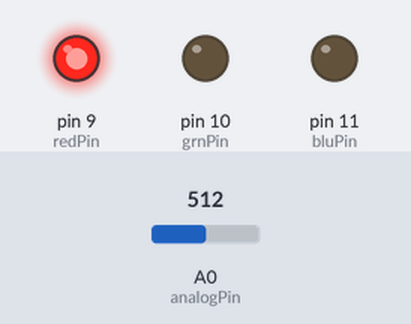
The sketch below on a simulated Arduino Uno, built with avr-gcc and run on an emulated ATmega328P. On the bench: output pins drawn as LEDs (lit = HIGH). Inputs (shaded band) come from the test bench; at power-on: A0 (analogPin) = 512. EEPROM starts erased; pins used as bus, display or sensor lines are not drawn; what the sketch prints to the serial monitor is not drawn.

Above: at 0.1 s.
Timing chart, 0 to 1.6 s (numbered marks = the images above):
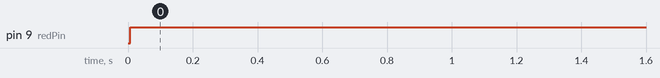

Measured:
- by itself, pin 9 (redPin): LOW → HIGH at 0.01 s

The sketch:

sound2light.ino
```cpp
#include <EEPROM.h>

struct colour{
  int r;
  int g;
  int b;
};

  int redPin = 9;   // Red LED,   connected to digital pin 9
  int grnPin = 10;  // Green LED, connected to digital pin 10
  int bluPin = 11;  // Blue LED,  connected to digital pin 11

  colour RED = {255,0,0};
  colour VIOLET = {148,0,211};
  colour WHITE = {100,100,255};
  colour YELLOW = {255,255,0};
  colour colour_cycles [4]= {RED, VIOLET, WHITE, YELLOW}; // colour states, will be cycled with reset button
  int colour_state;
  int TOTAL_COLOURS = 4;

  int analogPin = 0; // read from multiplexer using analog input 0
  int strobePin = 2; // strobe is attached to digital pin 2
  int resetPin = 3; // reset is attached to digital pin 3
  int spectrumValue[7]; // to hold a2d values

void setup() {
  // The following code block will handle initialising pins and
  //reading/setting the colour state using the eeprom.
  EEPROM.get(0,colour_state);
  if (colour_state > TOTAL_COLOURS || colour_state < 0)
    colour_state = 0;


   Serial.begin(9600);
   pinMode(redPin, OUTPUT);
   pinMode(grnPin, OUTPUT);
   pinMode(bluPin, OUTPUT);
   pinMode(analogPin, INPUT);
   pinMode(strobePin, OUTPUT);
   pinMode(resetPin, OUTPUT);
   analogReference(DEFAULT);

   digitalWrite(resetPin, LOW);
   digitalWrite(strobePin, HIGH);

   Serial.print(colour_state);

   if (colour_state < TOTAL_COLOURS)
     colour_state = colour_state + 1;
   else
     colour_state = 0;
   EEPROM.put(0,colour_state);
}

void loop()
{
 digitalWrite(resetPin, HIGH);
 digitalWrite(resetPin, LOW);

 // The following for loop will read input from the IC depicting a
 // fourier transform to a resolution of 7 points
 for (int i = 0; i < 7; i++)
 {
 digitalWrite(strobePin, LOW);
 delayMicroseconds(30); // to allow the output to settle
 spectrumValue[i] = analogRead(analogPin);
 digitalWrite(strobePin, HIGH);
 }
 Serial.println();

  // The following code block calculates the centroid of the plot in spectrumValue.
  float lower,higher,arect,xrect,yrect,atri,xtri,ytri;
  float totalarea=0, totalx=0, totaly=0;
  for (int i=0;i<6;i++){
    lower = min(spectrumValue[i],spectrumValue[i+1]);
    higher = max(spectrumValue[i],spectrumValue[i+1]);
    arect = lower;
    xrect = i + 0.5;
    yrect = lower/2;

    atri = (higher-lower)/2;
    if (spectrumValue[i] > spectrumValue[i+1])
      xtri = i + 1/3;
    else
      xtri = i + 2/3;
    ytri = (higher-lower)/3 + lower;

    totalarea= totalarea + arect + atri;
    totalx = totalx + xrect*arect + xtri*atri;
    totaly = totaly + yrect*arect + ytri*atri;
    }
    float x = totalx/totalarea;
    float y = totaly/totalarea;

  // The following code block converts the centroid values into red, green, and blue coordinates.
  float xratio = x/6;
  float yratio = y/512;
  float red,green,blue;
  if (xratio < 0.15){
    red = -(xratio-0.15)/0.15;
    green = 0;
    blue = 1;
  }
  else if (xratio < 0.275 ){
    red = 0;
    green = (xratio-0.15)/0.125;
    blue = 1;
  }
  else if (xratio < 0.325){
    red = 0;
    green = 1;
    blue = -(xratio-0.325)/0.05;
  }
  else if (xratio < 0.5){
    red = (xratio-0.325)/0.175;
    green = 1;
    blue = 0;
  }
  else if (xratio < 0.66){
    red = 1;
    green = -(xratio-0.66)/0.16;
    blue = 0;
  }
  else if (xratio < 1){
    red = 1.0;
    green = 0;
    blue = 0;
  }

  //fade at edges
  float factor = 1;
  if (xratio < 0.1){
    factor = 0.3 + 0.7*xratio/0.1;
  }
  else if(xratio > 0.8){
    factor = 0.3 + 0.7*(1-xratio)/0.2;
  }

  red = red*factor*yratio*255;
  green = green*factor*yratio*255;
  blue = blue*factor*yratio*255;

  int r = red + 0.5;
  int g = green + 0.5;
  int b = blue + 0.5;

  // The following code block pushes the red, green, and blue values
  // to the control transistors, turning on the lights.
  if (colour_state != 0){
    Serial.println();
    Serial.print(colour_state);
    Serial.println();
    colour set = colour_cycles[colour_state-1];
    r = set.r;
    g = set.g;
    b = set.b;}

  Serial.print(r);\
   Serial.println();
  Serial.print(g);
   Serial.println();
  Serial.print(b);
   Serial.println();


  analogWrite(redPin,r);
  analogWrite(grnPin,g);
  analogWrite(bluPin,b);

}
```
